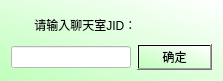
<?xml version="1.0" encoding="UTF-8"?>
<ui version="4.0">
 <class>SelectMucroom</class>
 <widget class="QDialog" name="SelectMucroom">
  <property name="geometry">
   <rect>
    <x>0</x>
    <y>0</y>
    <width>223</width>
    <height>81</height>
   </rect>
  </property>
  <property name="windowTitle">
   <string>Dialog</string>
  </property>
  <property name="styleSheet">
   <string notr="true">background-color: qlineargradient(spread:pad, x1:0, y1:1, x2:1, y2:0, stop:0 rgba(191, 255, 186, 255), stop:1 rgba(255, 255, 255, 255));</string>
  </property>
  <layout class="QVBoxLayout" name="verticalLayout_2">
   <item>
    <layout class="QVBoxLayout" name="verticalLayout">
     <item>
      <widget class="QLabel" name="label">
       <property name="styleSheet">
        <string notr="true">font: 75 14pt &quot;方正姚体&quot;;
background:transparent;</string>
       </property>
       <property name="text">
        <string>       请输入聊天室JID：</string>
       </property>
      </widget>
     </item>
     <item>
      <layout class="QHBoxLayout" name="horizontalLayout">
       <item>
        <widget class="QLineEdit" name="text_roomname">
         <property name="styleSheet">
          <string notr="true">background-color: rgb(255, 255, 255);</string>
         </property>
        </widget>
       </item>
       <item>
        <widget class="QPushButton" name="Btt_confirm">
         <property name="styleSheet">
          <string notr="true">font: 75 10pt &quot;方正姚体&quot;;</string>
         </property>
         <property name="text">
          <string>确定</string>
         </property>
        </widget>
       </item>
      </layout>
     </item>
    </layout>
   </item>
  </layout>
 </widget>
 <resources/>
 <connections/>
</ui>
